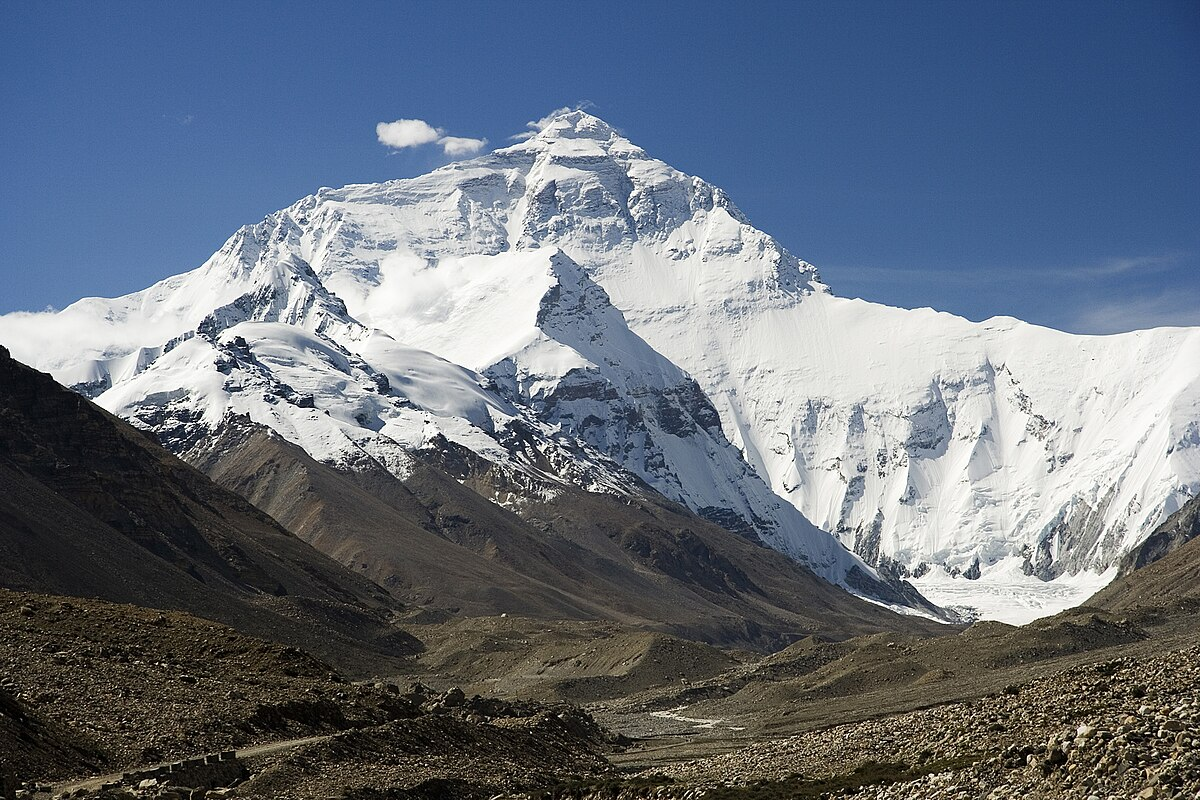
#> input picture image.jpg, 1200 x 800 px, found by its file name
$ python code.py
#> lines starting #> are read from the running program, lines starting #| are printed output that depends on the picture
from PIL import Image
import numpy as np

# -----------------------------
# Load Image
# -----------------------------
path = "image.jpg"

img_gray = Image.open(path).convert("L")     # For frequency sampling (grayscale)
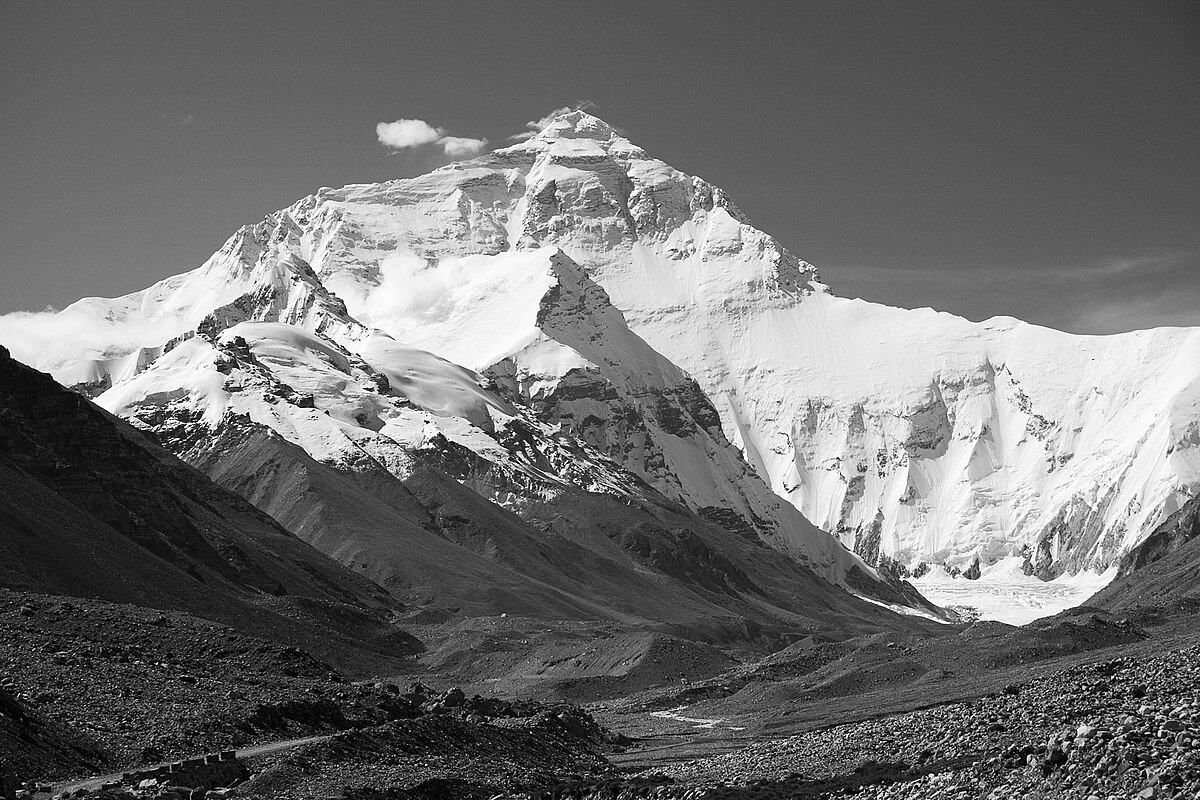
#> img_gray: PIL image 1200x800 L; min 0, max 255, mean 111.2
img_rgb  = Image.open(path).convert("RGB")   # For spatial sampling (color)
#> img_rgb is the input picture: PIL image 1200x800 RGB; mean R, G, B 103.1, 112.5, 125.7

gray = np.array(img_gray)
rgb  = np.array(img_rgb)

print("\nGrayscale Resolution :", gray.shape)   # (H, W)
#| Grayscale Resolution : (800, 1200)
print("RGB Resolution        :", rgb.shape)     # (H, W, 3)
#| RGB Resolution        : (800, 1200, 3)


# -----------------------------
# FREQUENCY SAMPLING (FFT)
# -----------------------------
def freq_sample(im, f):
    """
    im : grayscale numpy array
    f  : sampling factor (2,4,8,16)
    keeps center (w/f, h/f) of the FFT spectrum.
    """
    F = np.fft.fftshift(np.fft.fft2(im))        # 2D FFT + center low frequency
    H, W = F.shape

    # crop dimensions
    h2 = max(1, H // f)
    w2 = max(1, W // f)
    F_low = np.zeros_like(F)

    # center region coordinates
    hs = (H - h2) // 2
    he = hs + h2
    ws = (W - w2) // 2
    we = ws + w2

    # keep low-frequency region
    F_low[hs:he, ws:we] = F[hs:he, ws:we]

    # inverse FFT → blurred image
    out = np.abs(np.fft.ifft2(np.fft.ifftshift(F_low)))

    # normalize to 0-255
    mn, mx = out.min(), out.max()
    if mx - mn < 1e-9:
        out_u8 = out.astype(np.uint8)
    else:
        out_u8 = ((out - mn) / (mx - mn) * 255).astype(np.uint8)

    return out_u8


# -----------------------------
# SPATIAL SAMPLING (RGB)
# -----------------------------
def spatial_sample(im, f):
    """
    im : RGB array
    f  : sampling factor
    Returns every f-th row and column
    """
    return im[::f, ::f].copy()


# -----------------------------
# RUN for each factor
# -----------------------------
factors = [2, 4, 8, 16]

for f in factors:
    # frequency (grayscale)
    out_f = freq_sample(gray, f)
    fname_f = f"freq_1_{f}.png"
    Image.fromarray(out_f).save(fname_f)

    print(f"\nFrequency Sampling 1/{f}")
    print("→ Output Resolution:", out_f.shape)
    print("Saved:", fname_f)

    # spatial (RGB)
    out_s = spatial_sample(rgb, f)
    fname_s = f"spatial_1_{f}.png"
    Image.fromarray(out_s).save(fname_s)

    print(f"Spatial Sampling 1/{f}")
    print("→ Output Resolution:", out_s.shape)
    print("Saved:", fname_s)
#> this loop made 4 passes
#> pass 1, `out_f = freq_sample(gray, f)`:
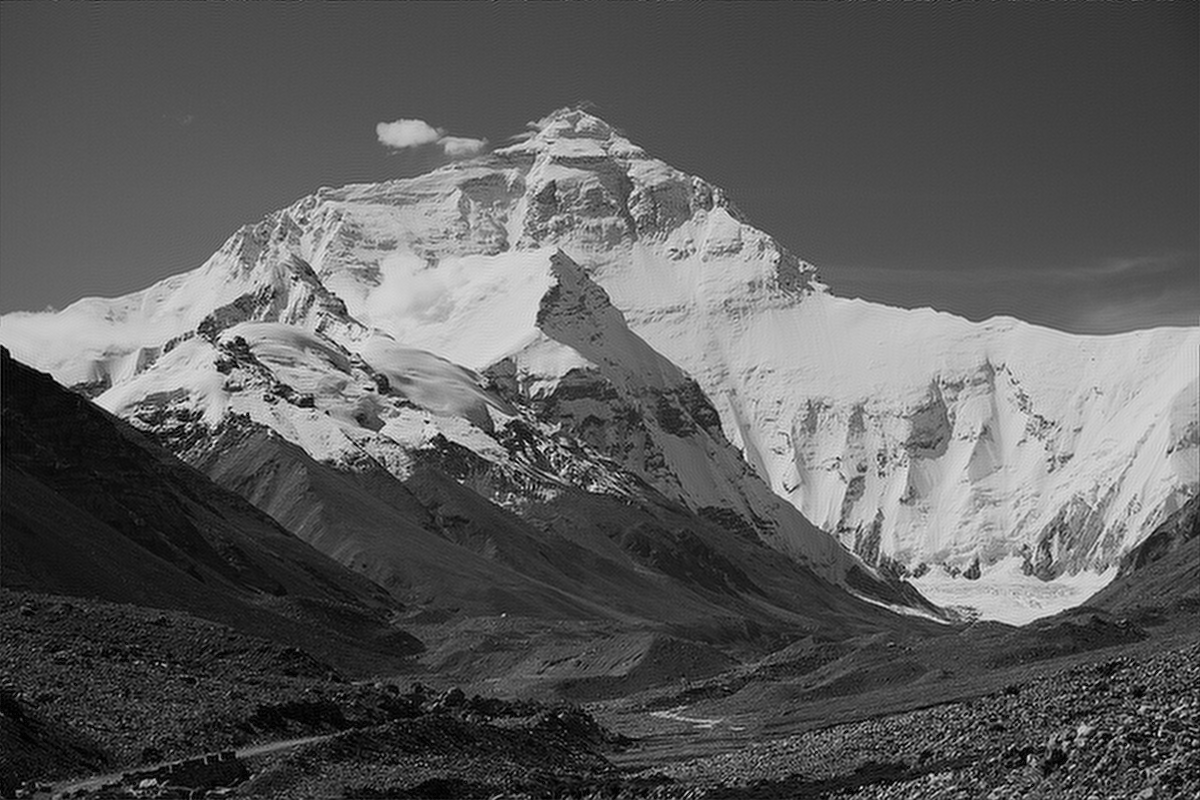
#> out_f: shape (800, 1200); min 0, max 255, mean 92.5
#> pass 1, `out_s = spatial_sample(rgb, f)`:
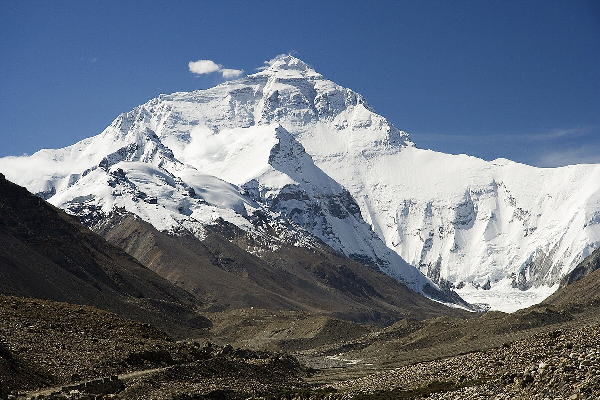
#> out_s: shape (400, 600, 3); mean R, G, B 103.2, 112.7, 125.9
#> pass 2, `out_s = spatial_sample(rgb, f)`:
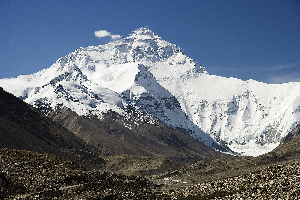
#> out_s: shape (200, 300, 3); mean R, G, B 103.5, 112.9, 126.2
#> after the loop:
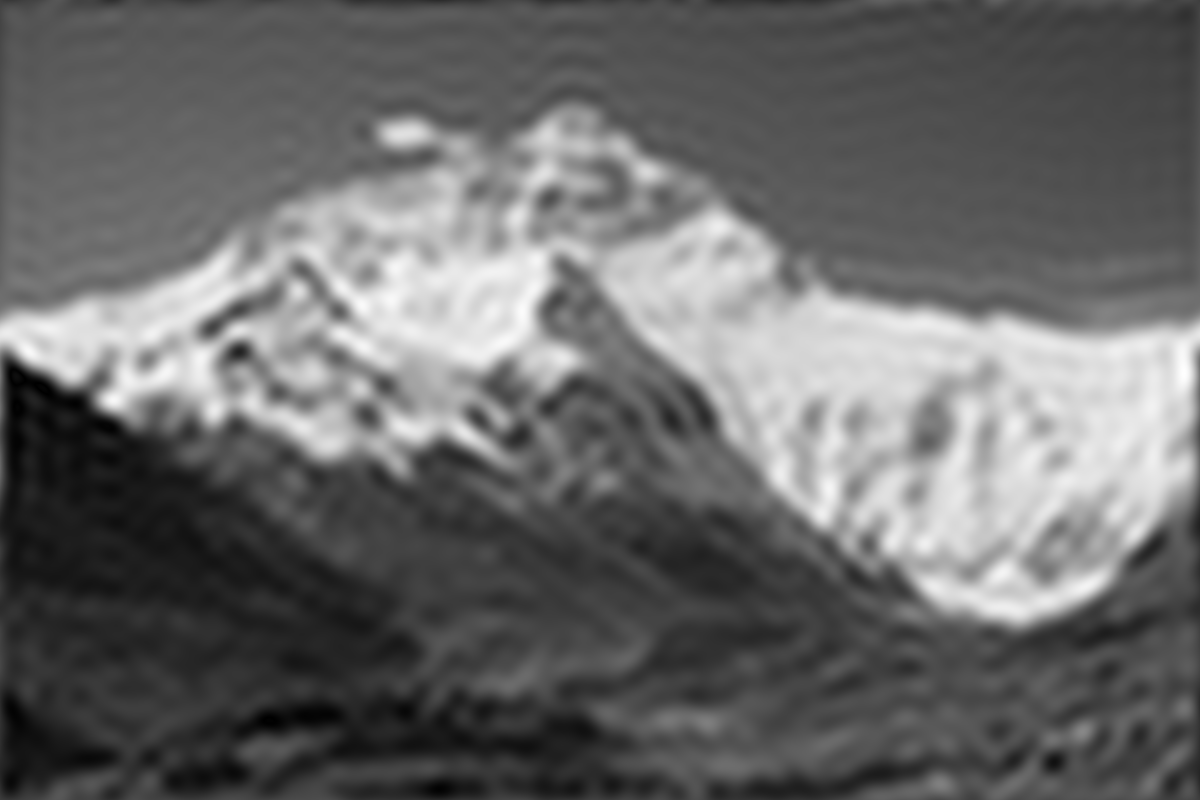
#> out_f: shape (800, 1200); min 0, max 255, mean 104.9
#> after the loop:
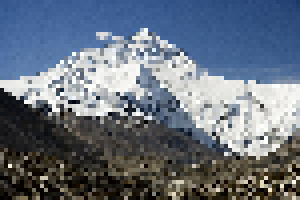
#> out_s: shape (50, 75, 3) (shown 4 times larger); mean R, G, B 102.7, 112.7, 126.2

print("\nAll images saved in the current directory.")

$ run again, with HDR input.jpg copied over image.jpg
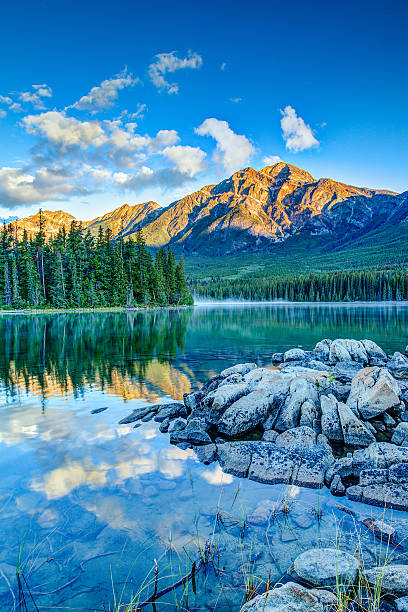
#> input picture HDR input.jpg, 408 x 612 px, found by its file name
#> img_rgb is the input picture: PIL image 408x612 RGB; mean R, G, B 67.2, 132, 166.9
#| Grayscale Resolution : (612, 408)
#| RGB Resolution        : (612, 408, 3)
#> after the loop `for f in factors:`:
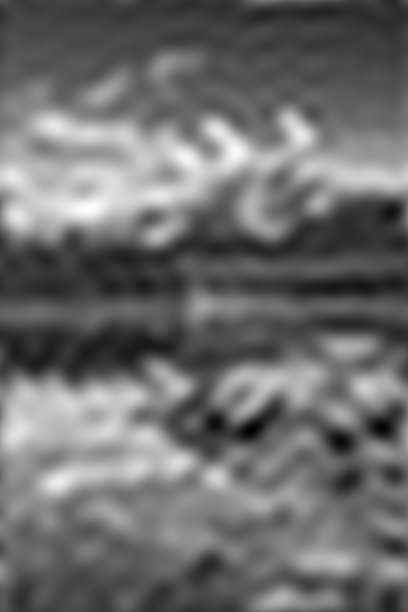
#> out_f: shape (612, 408); min 0, max 255, mean 109.2
#> after the loop `for f in factors:`:
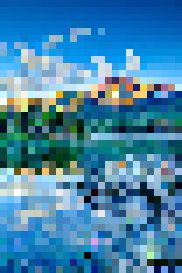
#> out_s: shape (39, 26, 3) (shown 7 times larger); mean R, G, B 67, 132, 168.4

$ run again, with spatialfilters input.jpg copied over image.jpg
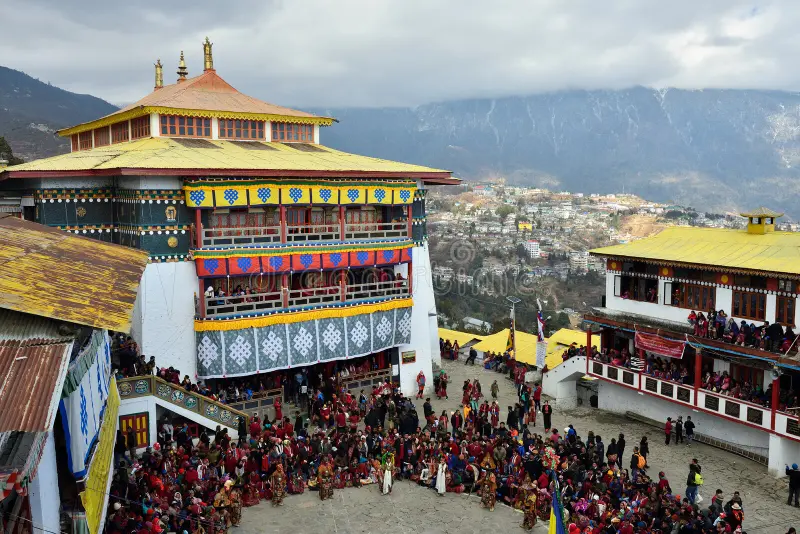
#> input picture spatialfilters input.jpg, 800 x 534 px, found by its file name
#> img_rgb is the input picture: PIL image 800x534 RGB; mean R, G, B 128.1, 125.8, 120.1
#| Grayscale Resolution : (534, 800)
#| RGB Resolution        : (534, 800, 3)
#> after the loop `for f in factors:`:
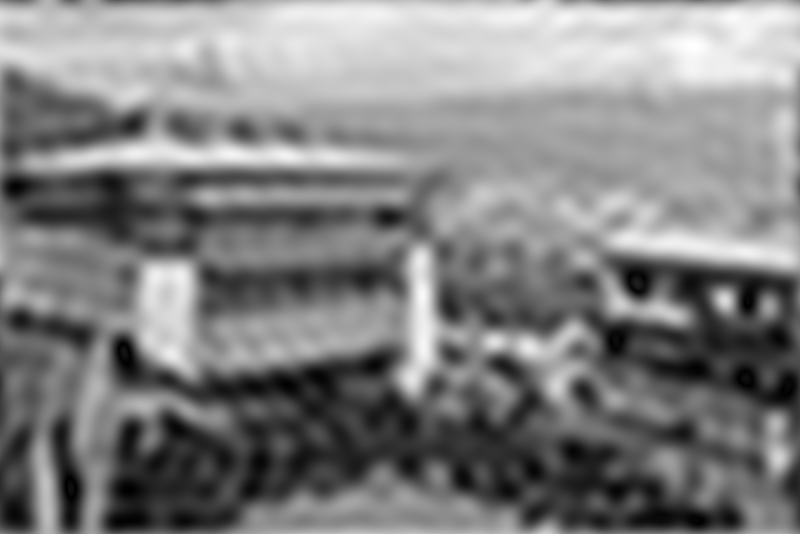
#> out_f: shape (534, 800); min 0, max 255, mean 129.3
#> after the loop `for f in factors:`:
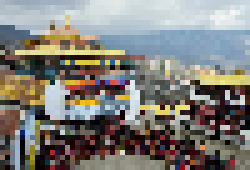
#> out_s: shape (34, 50, 3) (shown 5 times larger); mean R, G, B 128.4, 126.4, 121.2

$ run again, with bitplanesplicing input.png saved as image.jpg
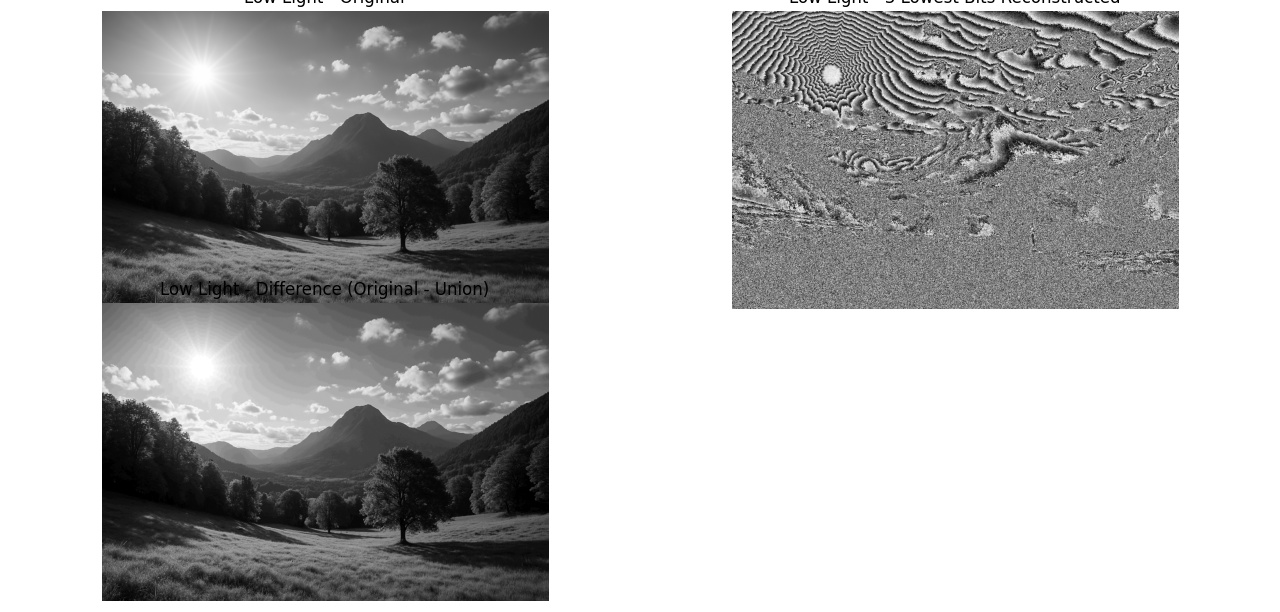
#> input picture bitplanesplicing input.png, 1280 x 612 px, found by its file name
#> img_rgb is the input picture: PIL image 1280x612 RGB; min 0, max 255, mean 179.9
#| Grayscale Resolution : (612, 1280)
#| RGB Resolution        : (612, 1280, 3)
#> after the loop `for f in factors:`:
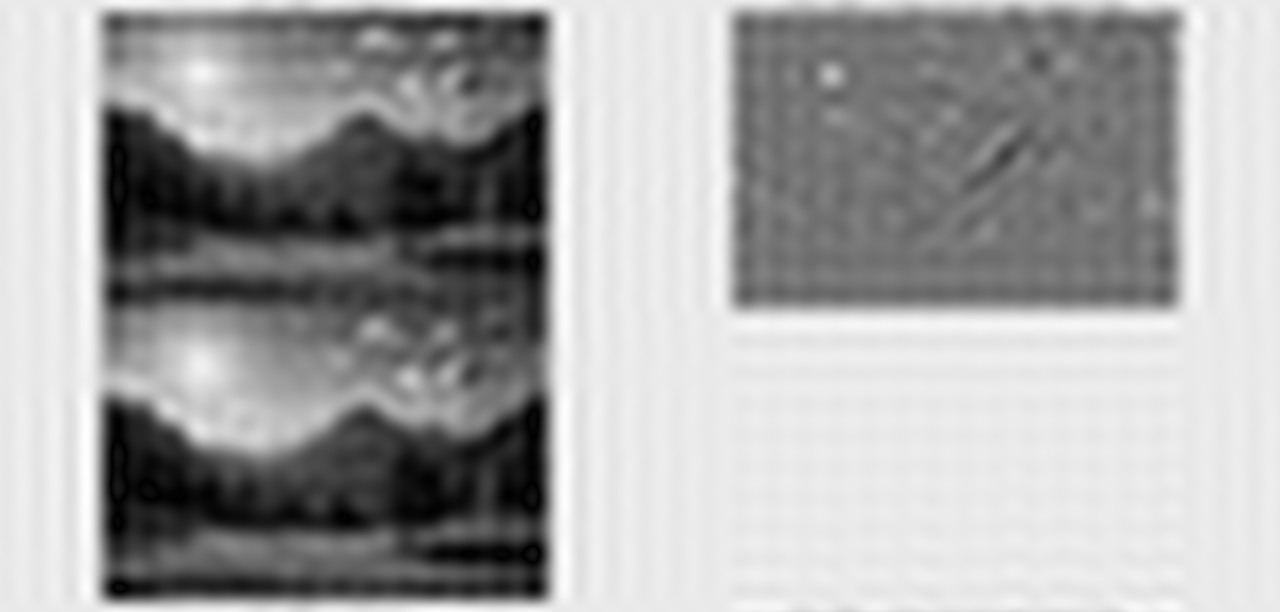
#> out_f: shape (612, 1280); min 0, max 255, mean 164.7
#> after the loop `for f in factors:`:
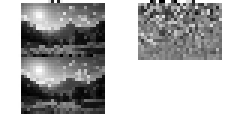
#> out_s: shape (39, 80, 3) (shown 3 times larger); min 0, max 255, mean 179.5
